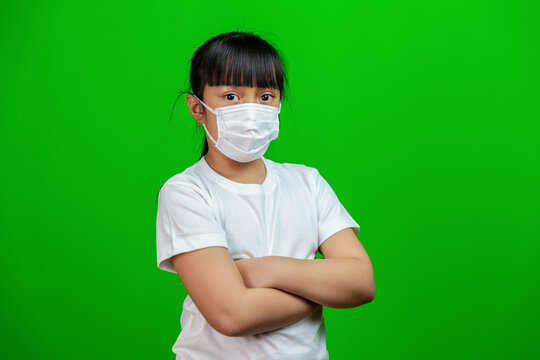
#> input picture C03.jpg, 540 x 360 px
$ jupyter execute '044(imageBGremoval).ipynb'
#> lines starting #> are read from the running program, lines starting #| are printed output that depends on the picture; after the words box and inside, x2 and y2 are one past the last pixel; in counts of white or black regions, pixels touching at a corner belong together
[cell 1]
import cv2

[cell 2]
img = cv2.imread('C03.jpg')
#> img is the input picture: shape (360, 540, 3); mean B, G, R 40.8, 168.4, 46.1
img = cv2.resize(img,(600,500))
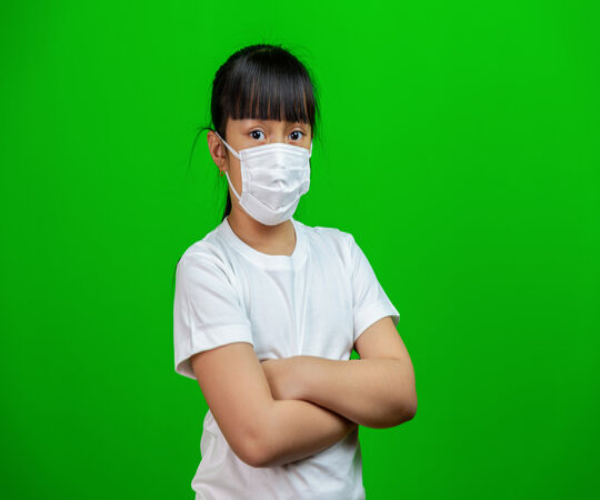
#> img: shape (500, 600, 3); mean B, G, R 40.7, 168.4, 46
hsv = cv2.cvtColor(img,cv2.COLOR_BGR2HSV)
#> hsv: shape (500, 600, 3); mean H, S, V 60.6, 202.7, 172.9

img1 = cv2.imread('Capture.jpg')
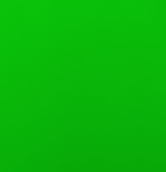
#> input picture Capture.jpg, 166 x 172 px
#> img1 is the input picture: shape (172, 166, 3); mean B, G, R 8.4, 181.6, 8.5
hsv2 = cv2.cvtColor(img,cv2.COLOR_BGR2HSV)

hist = cv2.calcHist([hsv2],[0,1],None,[180,256],[0,180,0,256])
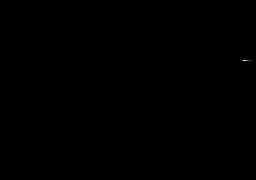
#> hist: shape (180, 256) float32; min 0, max 46374, mean 6.5; drawn with min black and max white
mask = cv2.calcBackProject([hsv],[0,1],hist,[0,180,0,256],1)
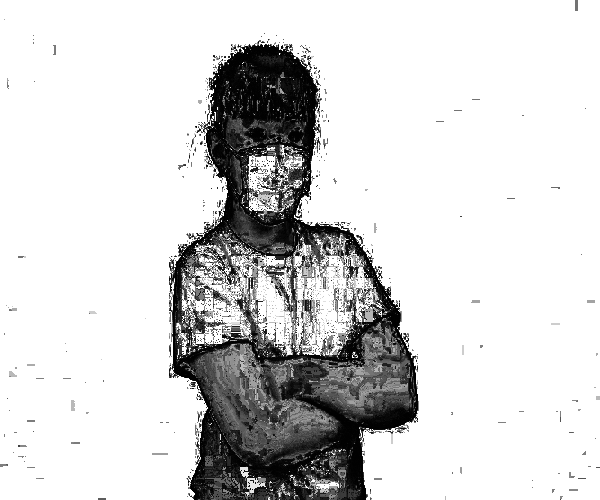
#> mask: shape (500, 600); min 1, max 255, mean 213.3

ker = cv2.getStructuringElement(cv2.MORPH_ELLIPSE,(5,5))
mask = cv2.filter2D(mask,-1,ker)
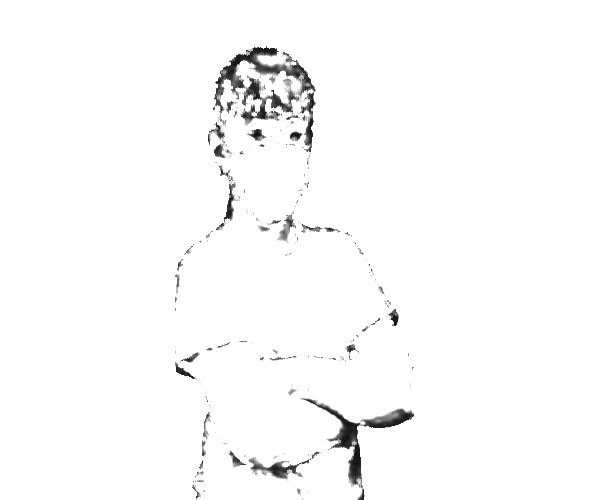
#> mask: shape (500, 600); min 17, max 255, mean 250.5

_, thr = cv2.threshold(mask,250,255,cv2.THRESH_BINARY)
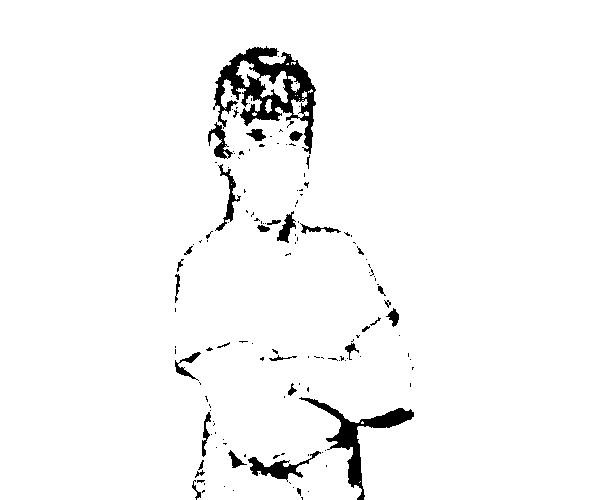
#> thr: shape (500, 600); 96.7% white; 144 black regions (111 under 20 px), largest, box (x1, y1, x2, y2) and area: (213, 46, 316, 154) 4027, (299, 397, 414, 500) 1969, (248, 451, 321, 482) 678
mask = cv2.merge((mask,mask,mask))
#> mask: shape (500, 600, 3)

res = cv2.bitwise_or(img,mask)
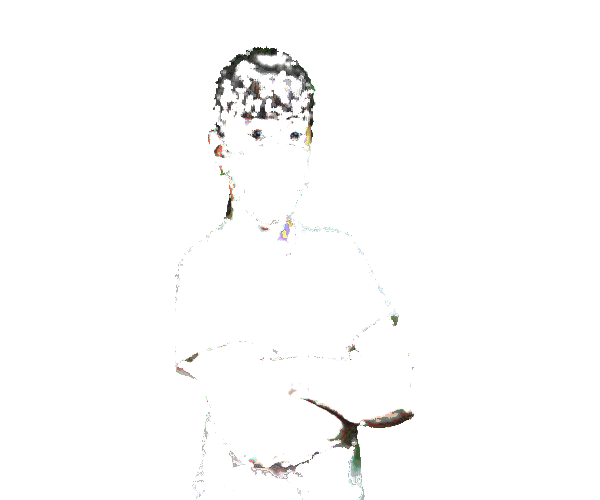
#> res: shape (500, 600, 3); mean B, G, R 251.6, 251.8, 251.9

cv2.imshow('pt',res)
cv2.imshow('img',img)
cv2.waitKey(0)
cv2.destroyAllWindows()
